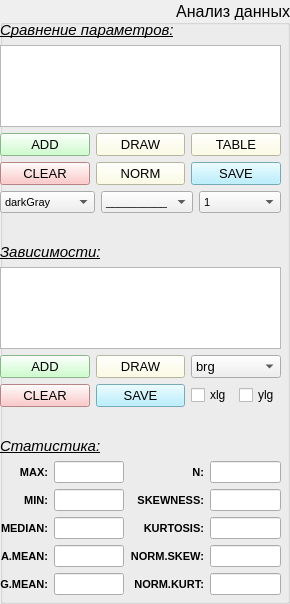
         <widget class="QGroupBox" name="groupBox_samples">
          <property name="font">
           <font>
            <pointsize>12</pointsize>
            <weight>50</weight>
            <bold>false</bold>
           </font>
          </property>
          <property name="title">
           <string>Анализ данных</string>
          </property>
          <property name="alignment">
           <set>Qt::AlignRight|Qt::AlignTrailing|Qt::AlignVCenter</set>
          </property>
          <property name="flat">
           <bool>false</bool>
          </property>
          <widget class="QWidget" name="layoutWidget">
           <property name="geometry">
            <rect>
             <x>0</x>
             <y>21</y>
             <width>281</width>
             <height>574</height>
            </rect>
           </property>
           <layout class="QGridLayout" name="gridLayout_25">
            <item row="0" column="0">
             <layout class="QGridLayout" name="gridLayout_23">
              <item row="1" column="0">
               <widget class="QLabel" name="label_24">
                <property name="text">
                 <string/>
                </property>
               </widget>
              </item>
              <item row="2" column="0">
               <layout class="QGridLayout" name="gridLayout_22">
                <item row="2" column="0">
                 <widget class="QPushButton" name="pushButton_add_param_rel">
                  <property name="font">
                   <font>
                    <pointsize>10</pointsize>
                   </font>
                  </property>
                  <property name="toolTip">
                   <string>Добавить параметр</string>
                  </property>
                  <property name="autoFillBackground">
                   <bool>false</bool>
                  </property>
                  <property name="styleSheet">
                   <string notr="true">background-color: rgb(191, 255, 191);</string>
                  </property>
                  <property name="text">
                   <string>ADD</string>
                  </property>
                 </widget>
                </item>
                <item row="0" column="0" colspan="2">
                 <widget class="QLabel" name="label_9">
                  <property name="font">
                   <font>
                    <pointsize>11</pointsize>
                    <italic>true</italic>
                    <underline>true</underline>
                   </font>
                  </property>
                  <property name="text">
                   <string>Зависимости:</string>
                  </property>
                 </widget>
                </item>
                <item row="1" column="0" colspan="3">
                 <widget class="QListWidget" name="listWidget_relation">
                  <property name="styleSheet">
                   <string notr="true">font: 9pt &quot;MS Shell Dlg 2&quot;;</string>
                  </property>
                 </widget>
                </item>
                <item row="2" column="1">
                 <widget class="QPushButton" name="pushButton_draw_rel">
                  <property name="font">
                   <font>
                    <pointsize>10</pointsize>
                   </font>
                  </property>
                  <property name="toolTip">
                   <string>Отобразить выбранные параметры на одном графике</string>
                  </property>
                  <property name="styleSheet">
                   <string notr="true">background-color: rgb(255, 255, 222);</string>
                  </property>
                  <property name="text">
                   <string>DRAW</string>
                  </property>
                 </widget>
                </item>
                <item row="3" column="1">
                 <widget class="QPushButton" name="pushButton_rel_save">
                  <property name="font">
                   <font>
                    <pointsize>10</pointsize>
                   </font>
                  </property>
                  <property name="toolTip">
                   <string>Сохранить таблицу из виджета в XLS</string>
                  </property>
                  <property name="styleSheet">
                   <string notr="true">background-color: rgb(165, 236, 255);</string>
                  </property>
                  <property name="text">
                   <string>SAVE</string>
                  </property>
                 </widget>
                </item>
                <item row="2" column="2">
                 <widget class="QComboBox" name="comboBox_rel">
                  <property name="font">
                   <font>
                    <pointsize>10</pointsize>
                   </font>
                  </property>
                  <item>
                   <property name="text">
                    <string>brg</string>
                   </property>
                  </item>
                  <item>
                   <property name="text">
                    <string>rainbow</string>
                   </property>
                  </item>
                  <item>
                   <property name="text">
                    <string>terrain</string>
                   </property>
                  </item>
                  <item>
                   <property name="text">
                    <string>ocean</string>
                   </property>
                  </item>
                  <item>
                   <property name="text">
                    <string>gnuplot2</string>
                   </property>
                  </item>
                  <item>
                   <property name="text">
                    <string>seismic</string>
                   </property>
                  </item>
                  <item>
                   <property name="text">
                    <string>PiYG</string>
                   </property>
                  </item>
                  <item>
                   <property name="text">
                    <string>hot</string>
                   </property>
                  </item>
                  <item>
                   <property name="text">
                    <string>cool</string>
                   </property>
                  </item>
                  <item>
                   <property name="text">
                    <string>winter</string>
                   </property>
                  </item>
                  <item>
                   <property name="text">
                    <string>spring</string>
                   </property>
                  </item>
                  <item>
                   <property name="text">
                    <string>gray</string>
                   </property>
                  </item>
                  <item>
                   <property name="text">
                    <string>YlOrRd</string>
                   </property>
                  </item>
                  <item>
                   <property name="text">
                    <string>plasma</string>
                   </property>
                  </item>
                  <item>
                   <property name="text">
                    <string>viridis</string>
                   </property>
                  </item>
                 </widget>
                </item>
                <item row="3" column="2">
                 <layout class="QGridLayout" name="gridLayout_28">
                  <item row="0" column="0">
                   <widget class="QCheckBox" name="checkBox_xlg">
                    <property name="font">
                     <font>
                      <pointsize>9</pointsize>
                     </font>
                    </property>
                    <property name="text">
                     <string>xlg</string>
                    </property>
                   </widget>
                  </item>
                  <item row="0" column="1">
                   <widget class="QCheckBox" name="checkBox_ylg">
                    <property name="font">
                     <font>
                      <pointsize>9</pointsize>
                     </font>
                    </property>
                    <property name="text">
                     <string>ylg</string>
                    </property>
                   </widget>
                  </item>
                 </layout>
                </item>
                <item row="3" column="0">
                 <widget class="QPushButton" name="pushButton_clear_param_rel">
                  <property name="font">
                   <font>
                    <pointsize>10</pointsize>
                   </font>
                  </property>
                  <property name="toolTip">
                   <string>Очистить список параметров</string>
                  </property>
                  <property name="styleSheet">
                   <string notr="true">background-color: rgb(255, 185, 185);</string>
                  </property>
                  <property name="text">
                   <string>CLEAR</string>
                  </property>
                 </widget>
                </item>
               </layout>
              </item>
              <item row="4" column="0">
               <widget class="QLabel" name="label_20">
                <property name="font">
                 <font>
                  <pointsize>11</pointsize>
                  <italic>true</italic>
                  <underline>true</underline>
                 </font>
                </property>
                <property name="text">
                 <string>Статистика:</string>
                </property>
               </widget>
              </item>
              <item row="0" column="0">
               <layout class="QGridLayout" name="gridLayout_9">
                <item row="2" column="0">
                 <layout class="QGridLayout" name="gridLayout_5">
                  <item row="0" column="0">
                   <widget class="QComboBox" name="comboBox_color">
                    <property name="font">
                     <font>
                      <pointsize>8</pointsize>
                     </font>
                    </property>
                    <property name="toolTip">
                     <string>цвет кривой</string>
                    </property>
                    <item>
                     <property name="text">
                      <string>darkGray</string>
                     </property>
                    </item>
                    <item>
                     <property name="text">
                      <string>gray</string>
                     </property>
                    </item>
                    <item>
                     <property name="text">
                      <string>lightGray</string>
                     </property>
                    </item>
                    <item>
                     <property name="text">
                      <string>red</string>
                     </property>
                    </item>
                    <item>
                     <property name="text">
                      <string>darkRed</string>
                     </property>
                    </item>
                    <item>
                     <property name="text">
                      <string>blue</string>
                     </property>
                    </item>
                    <item>
                     <property name="text">
                      <string>darkBlue</string>
                     </property>
                    </item>
                    <item>
                     <property name="text">
                      <string>green</string>
                     </property>
                    </item>
                    <item>
                     <property name="text">
                      <string>darkGreen</string>
                     </property>
                    </item>
                    <item>
                     <property name="text">
                      <string>cyan</string>
                     </property>
                    </item>
                    <item>
                     <property name="text">
                      <string>darkCyan</string>
                     </property>
                    </item>
                    <item>
                     <property name="text">
                      <string>magenta</string>
                     </property>
                    </item>
                    <item>
                     <property name="text">
                      <string>darkMagenta</string>
                     </property>
                    </item>
                    <item>
                     <property name="text">
                      <string>yellow</string>
                     </property>
                    </item>
                    <item>
                     <property name="text">
                      <string>black</string>
                     </property>
                    </item>
                   </widget>
                  </item>
                  <item row="0" column="1">
                   <widget class="QComboBox" name="comboBox_dash">
                    <property name="font">
                     <font>
                      <pointsize>8</pointsize>
                     </font>
                    </property>
                    <property name="toolTip">
                     <string>штрих кривой</string>
                    </property>
                    <item>
                     <property name="text">
                      <string>__________</string>
                     </property>
                    </item>
                    <item>
                     <property name="text">
                      <string>.................</string>
                     </property>
                    </item>
                    <item>
                     <property name="text">
                      <string>- - - - - - - - - </string>
                     </property>
                    </item>
                    <item>
                     <property name="text">
                      <string>-.-.-.-.-.-.-.-.</string>
                     </property>
                    </item>
                   </widget>
                  </item>
                  <item row="0" column="2">
                   <widget class="QComboBox" name="comboBox_width">
                    <property name="font">
                     <font>
                      <pointsize>8</pointsize>
                     </font>
                    </property>
                    <property name="toolTip">
                     <string>толщина кривой</string>
                    </property>
                    <item>
                     <property name="text">
                      <string>1</string>
                     </property>
                    </item>
                    <item>
                     <property name="text">
                      <string>1.5</string>
                     </property>
                    </item>
                    <item>
                     <property name="text">
                      <string>2</string>
                     </property>
                    </item>
                    <item>
                     <property name="text">
                      <string>2.5</string>
                     </property>
                    </item>
                    <item>
                     <property name="text">
                      <string>3</string>
                     </property>
                    </item>
                    <item>
                     <property name="text">
                      <string>4</string>
                     </property>
                    </item>
                   </widget>
                  </item>
                 </layout>
                </item>
                <item row="1" column="0">
                 <layout class="QGridLayout" name="gridLayout_8">
                  <item row="0" column="0">
                   <layout class="QGridLayout" name="gridLayout_7">
                    <item row="0" column="0">
                     <widget class="QLabel" name="label_param">
                      <property name="font">
                       <font>
                        <pointsize>11</pointsize>
                        <italic>true</italic>
                        <underline>true</underline>
                       </font>
                      </property>
                      <property name="text">
                       <string>Сравнение параметров:</string>
                      </property>
                     </widget>
                    </item>
                    <item row="1" column="0">
                     <widget class="QListWidget" name="listWidget_param">
                      <property name="font">
                       <font>
                        <pointsize>9</pointsize>
                       </font>
                      </property>
                     </widget>
                    </item>
                   </layout>
                  </item>
                  <item row="1" column="0">
                   <layout class="QGridLayout" name="gridLayout_6">
                    <item row="0" column="0">
                     <widget class="QPushButton" name="pushButton_add_param">
                      <property name="font">
                       <font>
                        <pointsize>10</pointsize>
                       </font>
                      </property>
                      <property name="toolTip">
                       <string>Добавить параметр</string>
                      </property>
                      <property name="autoFillBackground">
                       <bool>false</bool>
                      </property>
                      <property name="styleSheet">
                       <string notr="true">background-color: rgb(191, 255, 191);</string>
                      </property>
                      <property name="text">
                       <string>ADD</string>
                      </property>
                     </widget>
                    </item>
                    <item row="0" column="1">
                     <widget class="QPushButton" name="pushButton_draw_param">
                      <property name="font">
                       <font>
                        <pointsize>10</pointsize>
                       </font>
                      </property>
                      <property name="toolTip">
                       <string>Отобразить выбранные параметры на одном графике</string>
                      </property>
                      <property name="styleSheet">
                       <string notr="true">background-color: rgb(255, 255, 222);</string>
                      </property>
                      <property name="text">
                       <string>DRAW</string>
                      </property>
                     </widget>
                    </item>
                    <item row="0" column="2">
                     <widget class="QPushButton" name="pushButton_table">
                      <property name="font">
                       <font>
                        <pointsize>10</pointsize>
                       </font>
                      </property>
                      <property name="toolTip">
                       <string>Составить сводную таблицу по выбранным параметрам</string>
                      </property>
                      <property name="styleSheet">
                       <string notr="true">background-color: rgb(255, 255, 222);</string>
                      </property>
                      <property name="text">
                       <string>TABLE</string>
                      </property>
                     </widget>
                    </item>
                    <item row="1" column="0">
                     <widget class="QPushButton" name="pushButton_clear_param">
                      <property name="font">
                       <font>
                        <pointsize>10</pointsize>
                       </font>
                      </property>
                      <property name="toolTip">
                       <string>Очистить список параметров</string>
                      </property>
                      <property name="styleSheet">
                       <string notr="true">background-color: rgb(255, 185, 185);</string>
                      </property>
                      <property name="text">
                       <string>CLEAR</string>
                      </property>
                     </widget>
                    </item>
                    <item row="1" column="1">
                     <widget class="QPushButton" name="pushButton_norm_param">
                      <property name="font">
                       <font>
                        <pointsize>10</pointsize>
                       </font>
                      </property>
                      <property name="toolTip">
                       <string>Нормировать и отобразить выбранные параметры</string>
                      </property>
                      <property name="styleSheet">
                       <string notr="true">background-color: rgb(255, 255, 222);</string>
                      </property>
                      <property name="text">
                       <string>NORM</string>
                      </property>
                     </widget>
                    </item>
                    <item row="1" column="2">
                     <widget class="QPushButton" name="pushButton_table_save">
                      <property name="font">
                       <font>
                        <pointsize>10</pointsize>
                       </font>
                      </property>
                      <property name="toolTip">
                       <string>Сохранить таблицу из виджета в XLS</string>
                      </property>
                      <property name="styleSheet">
                       <string notr="true">background-color: rgb(165, 236, 255);</string>
                      </property>
                      <property name="text">
                       <string>SAVE</string>
                      </property>
                     </widget>
                    </item>
                   </layout>
                  </item>
                 </layout>
                </item>
                <item row="0" column="0">
                 <spacer name="horizontalSpacer_3">
                  <property name="orientation">
                   <enum>Qt::Horizontal</enum>
                  </property>
                  <property name="sizeHint" stdset="0">
                   <size>
                    <width>40</width>
                    <height>0</height>
                   </size>
                  </property>
                 </spacer>
                </item>
               </layout>
              </item>
              <item row="3" column="0">
               <widget class="QLabel" name="label_25">
                <property name="text">
                 <string/>
                </property>
               </widget>
              </item>
             </layout>
            </item>
            <item row="1" column="0">
             <layout class="QGridLayout" name="gridLayout_24">
              <item row="4" column="3">
               <widget class="QLineEdit" name="lineEdit_nkurt">
                <property name="font">
                 <font>
                  <pointsize>8</pointsize>
                 </font>
                </property>
               </widget>
              </item>
              <item row="4" column="2">
               <widget class="QLabel" name="label_18">
                <property name="font">
                 <font>
                  <pointsize>8</pointsize>
                  <weight>75</weight>
                  <bold>true</bold>
                 </font>
                </property>
                <property name="text">
                 <string>NORM.KURT:</string>
                </property>
                <property name="alignment">
                 <set>Qt::AlignRight|Qt::AlignTrailing|Qt::AlignVCenter</set>
                </property>
               </widget>
              </item>
              <item row="2" column="2">
               <widget class="QLabel" name="label_16">
                <property name="font">
                 <font>
                  <pointsize>8</pointsize>
                  <weight>75</weight>
                  <bold>true</bold>
                 </font>
                </property>
                <property name="text">
                 <string>KURTOSIS:</string>
                </property>
                <property name="alignment">
                 <set>Qt::AlignRight|Qt::AlignTrailing|Qt::AlignVCenter</set>
                </property>
               </widget>
              </item>
              <item row="3" column="3">
               <widget class="QLineEdit" name="lineEdit_nskew">
                <property name="font">
                 <font>
                  <pointsize>8</pointsize>
                 </font>
                </property>
               </widget>
              </item>
              <item row="2" column="3">
               <widget class="QLineEdit" name="lineEdit_kurt">
                <property name="font">
                 <font>
                  <pointsize>8</pointsize>
                 </font>
                </property>
               </widget>
              </item>
              <item row="1" column="2">
               <widget class="QLabel" name="label_11">
                <property name="font">
                 <font>
                  <pointsize>8</pointsize>
                  <weight>75</weight>
                  <bold>true</bold>
                 </font>
                </property>
                <property name="text">
                 <string>SKEWNESS:</string>
                </property>
                <property name="alignment">
                 <set>Qt::AlignRight|Qt::AlignTrailing|Qt::AlignVCenter</set>
                </property>
               </widget>
              </item>
              <item row="3" column="2">
               <widget class="QLabel" name="label_17">
                <property name="font">
                 <font>
                  <pointsize>8</pointsize>
                  <weight>75</weight>
                  <bold>true</bold>
                 </font>
                </property>
                <property name="text">
                 <string>NORM.SKEW:</string>
                </property>
                <property name="alignment">
                 <set>Qt::AlignRight|Qt::AlignTrailing|Qt::AlignVCenter</set>
                </property>
               </widget>
              </item>
              <item row="1" column="3">
               <widget class="QLineEdit" name="lineEdit_skew">
                <property name="font">
                 <font>
                  <pointsize>8</pointsize>
                 </font>
                </property>
               </widget>
              </item>
              <item row="0" column="2">
               <widget class="QLabel" name="label_19">
                <property name="font">
                 <font>
                  <pointsize>8</pointsize>
                  <weight>75</weight>
                  <bold>true</bold>
                 </font>
                </property>
                <property name="text">
                 <string>N:</string>
                </property>
                <property name="alignment">
                 <set>Qt::AlignRight|Qt::AlignTrailing|Qt::AlignVCenter</set>
                </property>
               </widget>
              </item>
              <item row="1" column="0">
               <widget class="QLabel" name="label_12">
                <property name="font">
                 <font>
                  <pointsize>8</pointsize>
                  <weight>75</weight>
                  <bold>true</bold>
                 </font>
                </property>
                <property name="text">
                 <string>MIN:</string>
                </property>
                <property name="alignment">
                 <set>Qt::AlignRight|Qt::AlignTrailing|Qt::AlignVCenter</set>
                </property>
               </widget>
              </item>
              <item row="2" column="0">
               <widget class="QLabel" name="label_13">
                <property name="font">
                 <font>
                  <pointsize>8</pointsize>
                  <weight>75</weight>
                  <bold>true</bold>
                 </font>
                </property>
                <property name="text">
                 <string>MEDIAN:</string>
                </property>
                <property name="alignment">
                 <set>Qt::AlignRight|Qt::AlignTrailing|Qt::AlignVCenter</set>
                </property>
               </widget>
              </item>
              <item row="3" column="0">
               <widget class="QLabel" name="label_14">
                <property name="font">
                 <font>
                  <pointsize>8</pointsize>
                  <weight>75</weight>
                  <bold>true</bold>
                 </font>
                </property>
                <property name="text">
                 <string>A.MEAN:</string>
                </property>
                <property name="alignment">
                 <set>Qt::AlignRight|Qt::AlignTrailing|Qt::AlignVCenter</set>
                </property>
               </widget>
              </item>
              <item row="0" column="0">
               <widget class="QLabel" name="label_10">
                <property name="font">
                 <font>
                  <pointsize>8</pointsize>
                  <weight>75</weight>
                  <bold>true</bold>
                 </font>
                </property>
                <property name="text">
                 <string>MAX:</string>
                </property>
                <property name="alignment">
                 <set>Qt::AlignRight|Qt::AlignTrailing|Qt::AlignVCenter</set>
                </property>
               </widget>
              </item>
              <item row="4" column="0">
               <widget class="QLabel" name="label_15">
                <property name="font">
                 <font>
                  <pointsize>8</pointsize>
                  <weight>75</weight>
                  <bold>true</bold>
                 </font>
                </property>
                <property name="text">
                 <string>G.MEAN:</string>
                </property>
                <property name="alignment">
                 <set>Qt::AlignRight|Qt::AlignTrailing|Qt::AlignVCenter</set>
                </property>
               </widget>
              </item>
              <item row="0" column="1">
               <widget class="QLineEdit" name="lineEdit_max">
                <property name="font">
                 <font>
                  <pointsize>8</pointsize>
                 </font>
                </property>
               </widget>
              </item>
              <item row="1" column="1">
               <widget class="QLineEdit" name="lineEdit_min">
                <property name="font">
                 <font>
                  <pointsize>8</pointsize>
                 </font>
                </property>
               </widget>
              </item>
              <item row="4" column="1">
               <widget class="QLineEdit" name="lineEdit_gmean">
                <property name="font">
                 <font>
                  <pointsize>8</pointsize>
                 </font>
                </property>
               </widget>
              </item>
              <item row="2" column="1">
               <widget class="QLineEdit" name="lineEdit_med">
                <property name="font">
                 <font>
                  <pointsize>8</pointsize>
                 </font>
                </property>
               </widget>
              </item>
              <item row="3" column="1">
               <widget class="QLineEdit" name="lineEdit_amean">
                <property name="font">
                 <font>
                  <pointsize>8</pointsize>
                 </font>
                </property>
               </widget>
              </item>
              <item row="0" column="3">
               <widget class="QLineEdit" name="lineEdit_n">
                <property name="font">
                 <font>
                  <pointsize>8</pointsize>
                 </font>
                </property>
               </widget>
              </item>
             </layout>
            </item>
           </layout>
          </widget>
         </widget>
